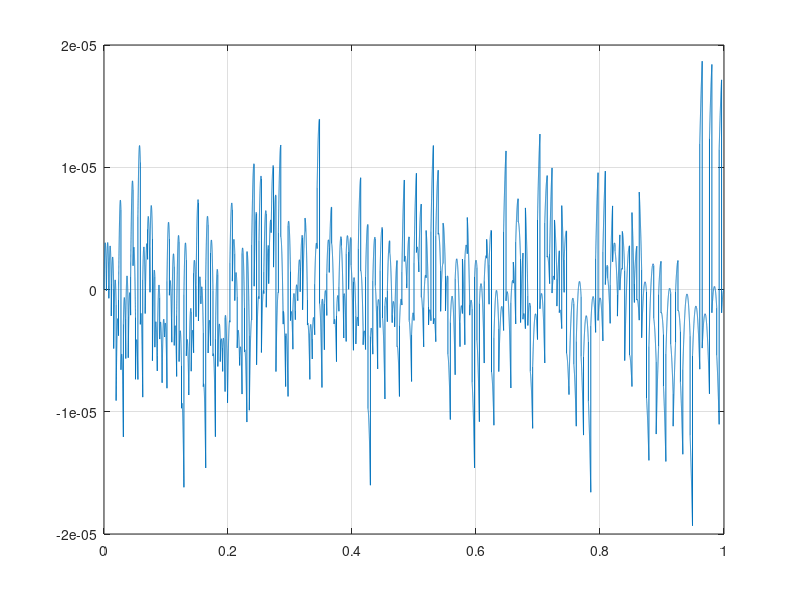

MATLAB code to generate this figure:
function M = dsgn_lut1( f,m )
% function M = dsgn_lut1( f,m )
% 
% given a function f:[0,1)->R (applicable point-wise to data columns)
% and integer m>1, produce 3-by-N integer matrix M (where N=2^m)
% such that f(t)~M(1,i)/N+M(2,i)*(k-M(3,i))/N^3 
%       for i=1+fix(N*t),  k=1+fix(N*(N*t-i+1))

if nargin<1, f=@(x)(x./(1+x)); end % default f(t)=t/(1+t)
if nargin<2, m=8; end              % default m=8
N=2^m;                            
NN=N^2;                            % NN=N^2
M=zeros(3,N);
t=(0:(NN-1))'/NN;                  % input samples
y=f(t);                            % output samples
yy=reshape(y,N,N);                 % N-length segments of y, column-wise
tt=[repmat(1/N,N,1) t(1:N)];     
cc=tt\yy;                          % least squares fit
ee=yy-t(1:N)*cc(2,:);              % update the fit
cc(1,:)=(0.5*N)*(max(ee,[],1)+min(ee,[],1));
M(1,:)=round(cc(1,:));
M(3,:)=1+round(N*(M(1,:)-cc(1,:))./cc(2,:));
M(2,:)=round(N*cc(2,:));

i=1+fix(N*t);  
k=1+fix(N*(N*t-i+1));
yh=M(1,i)'/N+M(2,i)'.*(k-M(3,i)')/N^3;
h=[min(M,[],2) max(M,[],2)];
fprintf('LUT1: %d bits (0..%d range) max.error %e\n',m,N-1,max(abs(y-yh)))
fprintf('      principal value range:  %d..%d\n',h(1,:))
fprintf('      coefficient range:      %d..%d\n',h(2,:))
fprintf('      offset range:           %d..%d\n',h(3,:))

if nargout==0,
    close(gcf);plot(t,y-yh);grid
end

